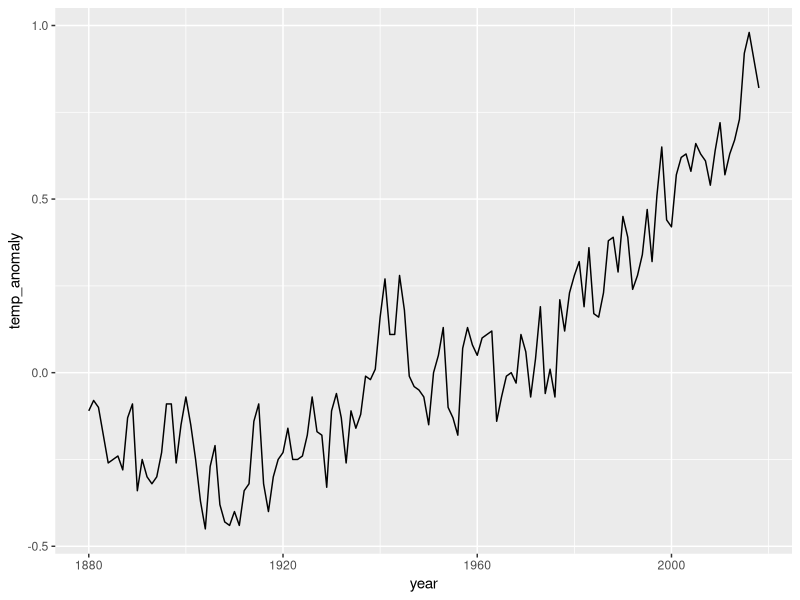
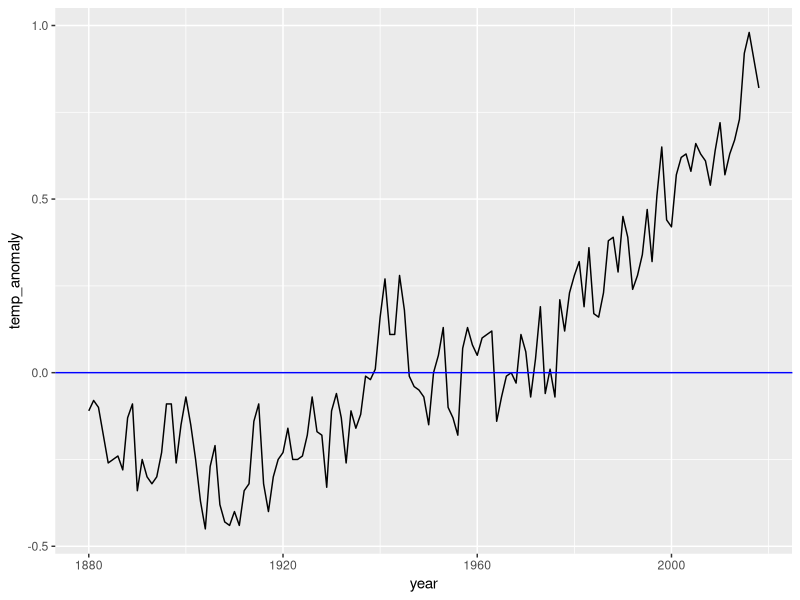
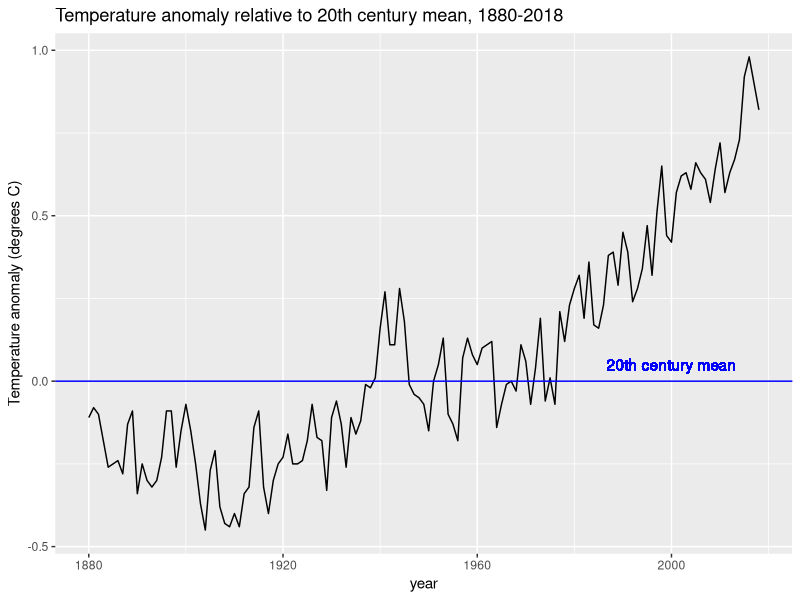
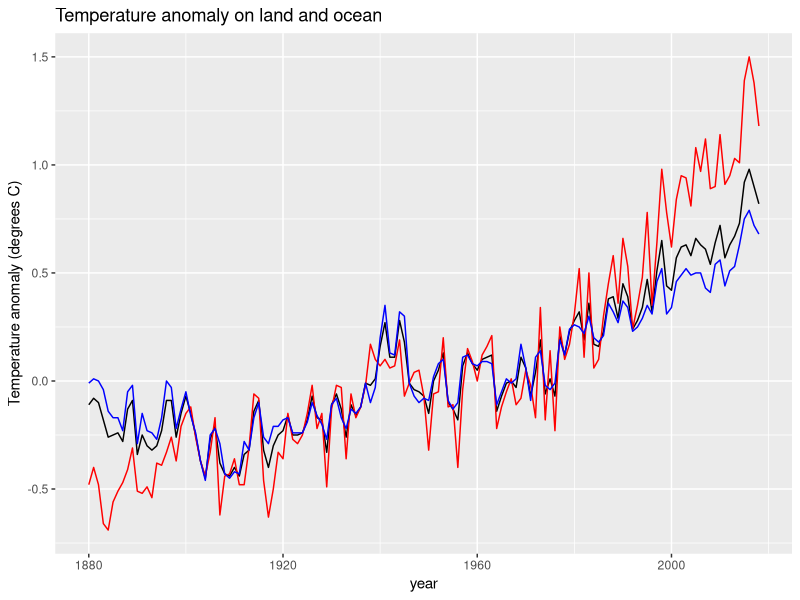

Source code (R) for these figures, in order:
# Load in data/libraries
library(tidyverse)
library(dslabs)
data(temp_carbon)
data(greenhouse_gases)
data(historic_co2)

# Different ways to find latest year carbon emissions were reported in temp_carbon
# First way
temp_carbon %>%
  filter(!is.na(carbon_emissions)) %>%
  pull(year) %>%
  max()
# Second way
temp_carbon %>%
  filter(!is.na(carbon_emissions)) %>%
  .$year %>%
  max()
#Third way
temp_carbon %>%
  filter(!is.na(carbon_emissions)) %>%
  select(year) %>%
  max()

# Different ways to find earliest year carbon emissions were reported in temp_carbon
# First way
temp_carbon %>%
  filter(!is.na(carbon_emissions)) %>%
  pull(year) %>%
  min()
# Second way
temp_carbon %>%
  filter(!is.na(carbon_emissions)) %>%
  .$year %>%
  min()
#Third way
temp_carbon %>%
  filter(!is.na(carbon_emissions)) %>%
  select(year) %>%
  min()

# Finding carbon_emissions for earliest reported year (1751) and latest reported year (2014) and comparing them
carbon1 <- temp_carbon %>%
  filter(year == 1751) %>%
  .$carbon_emissions

carbon2 <- temp_carbon %>%
  filter(year == 2014) %>%
  .$carbon_emissions

carbon_increase <- carbon2/carbon1
carbon_increase

# Finding global temperature anomaly between the earliest recorded temperature anomaly and the most recently recorded temperature anomaly in temp_carbon
# Global temperature anomaly in 1880
temp1 <- temp_carbon %>%
  filter(year == "1880") %>%
  .$temp_anomaly

# Global temperature anomaly in 2018
temp2 <- temp_carbon %>%
  filter(year == "2018") %>%
  .$temp_anomaly

# Difference in global temperature anomaly
temp_increase <- temp2 - temp1
temp_increase

# Time series plot showing temperature anomaly through the years
temp_anomaly_plot <- temp_carbon %>% 
  filter(!is.na(temp_anomaly)) %>%
  ggplot(aes(year, temp_anomaly)) +
  geom_line()
temp_anomaly_plot

# Adding blue horizontal line showing mean temperature in 20th century
temp_anomaly_plot <- temp_anomaly_plot + geom_hline(aes(yintercept = 0), color = "blue")
temp_anomaly_plot

# Adding labels to our plot, axes, and horizontal line showing mean temperature anomaly
temp_anomaly_plot <- temp_anomaly_plot + ylab("Temperature anomaly (degrees C)") +
  ggtitle("Temperature anomaly relative to 20th century mean, 1880-2018") +
  geom_text(aes(x = 2000, y = 0.05, label = "20th century mean"), col = "blue")
temp_anomaly_plot

# Finding first year temperature anomaly exceeded 20th century mean of 0.0 degrees C
temp_carbon %>% 
  filter(temp_anomaly > 0) %>% 
  select(year) %>% 
  min()

# Finding last year temperature anomaly was below 20th century mean of 0.0 degrees C
temp_carbon %>%
  filter(temp_anomaly < 0) %>%
  select(year) %>%
  max()

# Finding first year temperature anomaly exceeded .5 degrees C
temp_carbon %>%
  filter(temp_anomaly > .5) %>%
  select(year) %>%
  min()

# Same as earlier time series plot called temp_anomaly_plot, but includes other columns from temp_carbon, specifically ocean_anomaly and land_anomaly. Plots them the same as temp_anomaly was plotted
land_ocean_temp_anomaly_plot <- temp_carbon %>% filter(!is.na(temp_anomaly) & !is.na(land_anomaly) & !is.na(ocean_anomaly)) %>%
  ggplot(aes(year, temp_anomaly)) +
  geom_line() +
  geom_line(aes(year, land_anomaly), col = "red") +
  geom_line(aes(year, ocean_anomaly), col = "blue") +
  ylab("Temperature anomaly (degrees C)") +
  xlim(c(1880, 2018)) +
  ggtitle("Temperature anomaly on land and ocean")
land_ocean_temp_anomaly_plot
